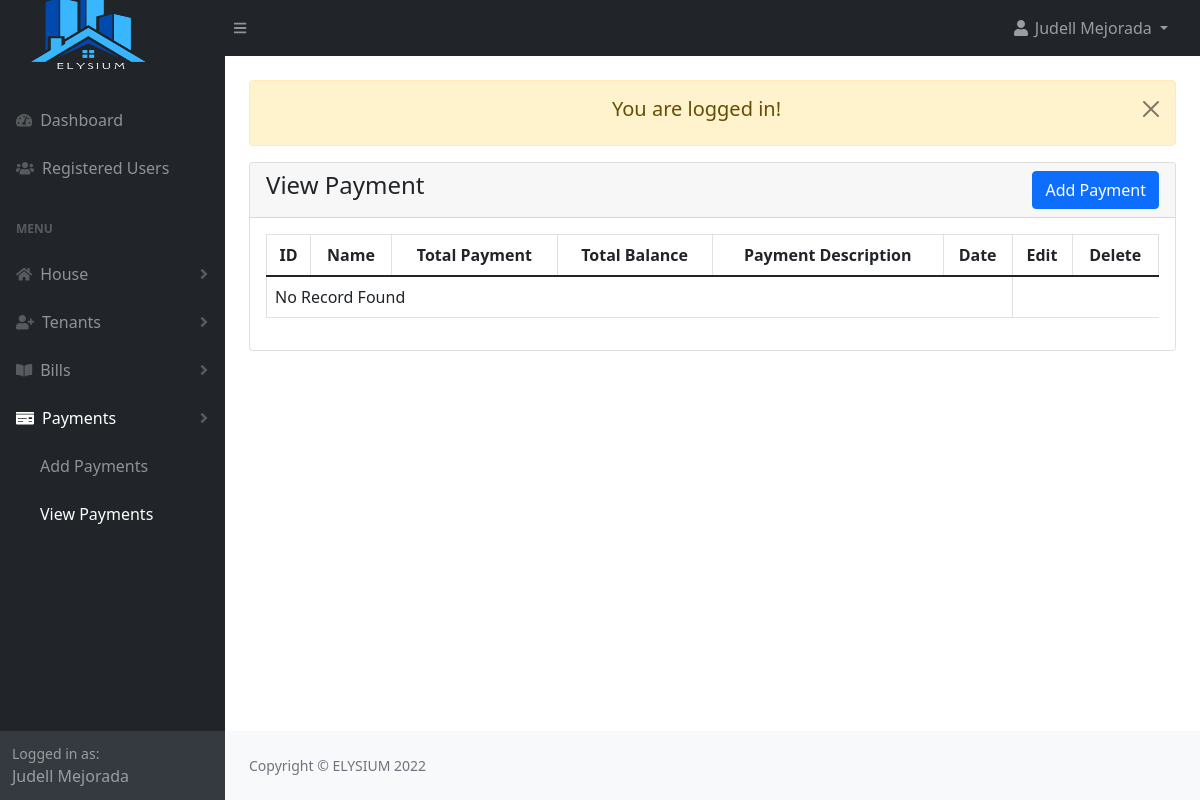
The page /admin/payment_view.php (signed in) on the database as committed earlier.
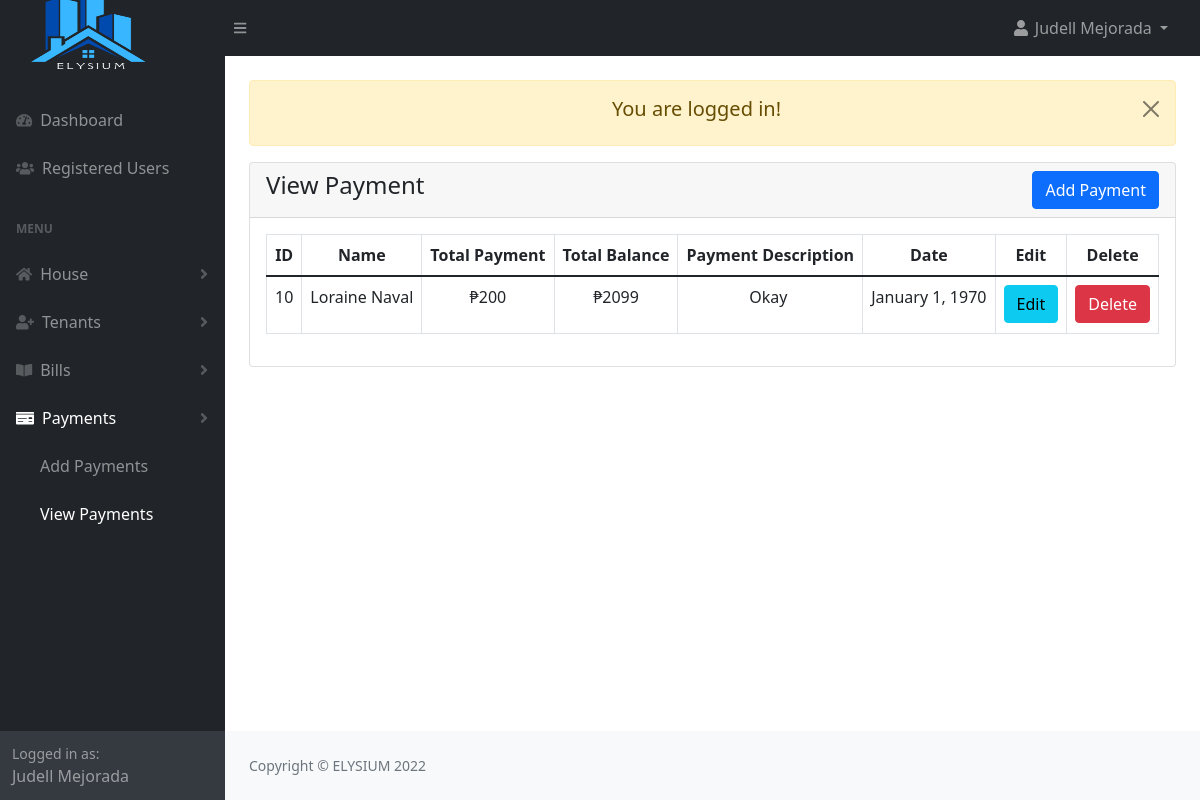
The same page on the database as committed later.
### tables this page shows
CREATE TABLE `payments` (
  `payment_id` int(11) NOT NULL,
  `bill_id` int(20) NOT NULL,
  `payment_total` int(200) NOT NULL,
  `payment_desc` text NOT NULL,
  `payment_date` date NOT NULL,
  `payment_status` tinyint(1) NOT NULL,
  `created_at` timestamp NOT NULL DEFAULT current_timestamp()
);

CREATE TABLE `bills` (
  `bill_id` int(20) NOT NULL,
  `tenant_id` int(20) NOT NULL,
  `house_rent_pay` int(200) NOT NULL,
  `electric_bill` int(200) NOT NULL,
  `water_bill` int(200) NOT NULL,
  `other_bill` int(200) NOT NULL,
  `bill_desc` text DEFAULT NULL,
  `bill_status` tinyint(1) NOT NULL DEFAULT 0,
  `due_date` date NOT NULL,
  `bill_total` int(200) NOT NULL,
  `created_at` timestamp NOT NULL DEFAULT current_timestamp()
);

### admin/payment_view.php (the view, shortened to what this page needs)
<?php
include("authentication.php");
include("includes/header.php");
?>
<div class="container-fluid px-4">
    <div class="row mt-4">
        <div class="col-md-12">
			<?php include('message.php'); ?>
            <div class="card">
                <div class="card-header">
                    <h4>View Payment
                        <a href="payment_add.php" class="btn btn-primary float-end">Add Payment</a>
                    </h4>
                </div>
                <div class="card-body">
                <div class="table-responsive">
                    <table id="myDataTable" class="table table-bordered table-stripe">
                        <thead>
                            <tr>
                                <th class="text-center">ID</th>
                                <th class="text-center">Name</th>
                                <th class="text-center">Total Payment</th>
                                <th class="text-center">Total Balance</th>
                                <th class="text-center">Payment Description</th>
                                <th class="text-center">Date</th>
                                <th class="text-center">Edit</th>
                                <th class="text-center">Delete</th>
                            </tr>
                        </thead>
                        <tbody>
                            <?php
                                $payment = "SELECT p.*, concat(u.fname,' ',u.lname) AS name, b.bill_total,
                                            DATE_FORMAT(p.payment_date, '%M %e, %Y') AS pay
                                            FROM payments p
                                            INNER JOIN bills b
                                            INNER JOIN tenant t
                                            INNER JOIN users u
                                            ON p.bill_id = b.bill_id AND b.tenant_id = t.tenant_id AND t.users_id = u.id
                                            WHERE payment_status != '2'";
                                $payment_run = mysqli_query($con,$payment);
                                $row = mysqli_fetch_array($payment_run);
                                if(mysqli_num_rows($payment_run) > 0 )
                                {
                                    $balance = $row['bill_total'] - $row['payment_total'];
                                    foreach($payment_run as $pay)
                                    {
                                        ?>
                                        <tr>
                                            <td class="text-center"><?= $pay['payment_id'] ?></td>
                                            <td class="text-center"><?= $pay['name'] ?></td>
                                            <td class="text-center"><?= '₱'.$pay['payment_total'] ?></td>
                                            <td class="text-center"><?php echo '₱'.$balance ?></td>
                                            <td class="text-center"><?= $pay['payment_desc'] ?></td>
                                            <td class="text-center"><?= $pay['pay'] ?></td>
                                            <td class="text-center">
                                                <a href="payment_edit.php?id=<?=$pay['payment_id']?>" class="btn btn-info">Edit</a>
                                            </td>
                                            <td class="text-center">
                                                <a href="javascript:void(0)" class="delete_payment btn btn-danger">Delete</a>
                                            </td>
                                        </tr>
                                        <?php
                                    }
                                }
                                else
                                {
                                    ?>
                                    <tr>
                                            <td colspan="6"> No Record Found</td>
                                    </tr>
                                    <?php
                                }
                            ?>
                        </tbody>
                    </table>
                </div>
                </div>
            </div>
        </div>
    </div>
</div>
<?php
include("includes/footer.php");
include("includes/scripts.php");
?>

Rows that differ between the two databases and show on the page:
added payments: payment_id "10", name "Loraine Naval", payment_total "200", balance "2099", payment_desc "Okay", pay "January 1, 1970"
Other text that changed with them:
text no longer shown: "No Record Found"
